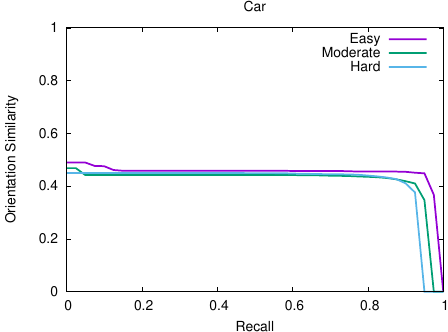

Write the gnuplot code that produced this figure.
set term postscript eps enhanced color font "Helvetica" 20
set output "car_orientation_AOS.eps"
set size ratio 0.7
set xrange [0:1]
set yrange [0:1]
set xlabel "Recall"
set ylabel "Orientation Similarity"
set title "Car"
plot "car_orientation_AOS.txt" using 1:2 title 'Easy' with lines ls 1 lw 5,"car_orientation_AOS.txt" using 1:3 title 'Moderate' with lines ls 2 lw 5,"car_orientation_AOS.txt" using 1:4 title 'Hard' with lines ls 3 lw 5